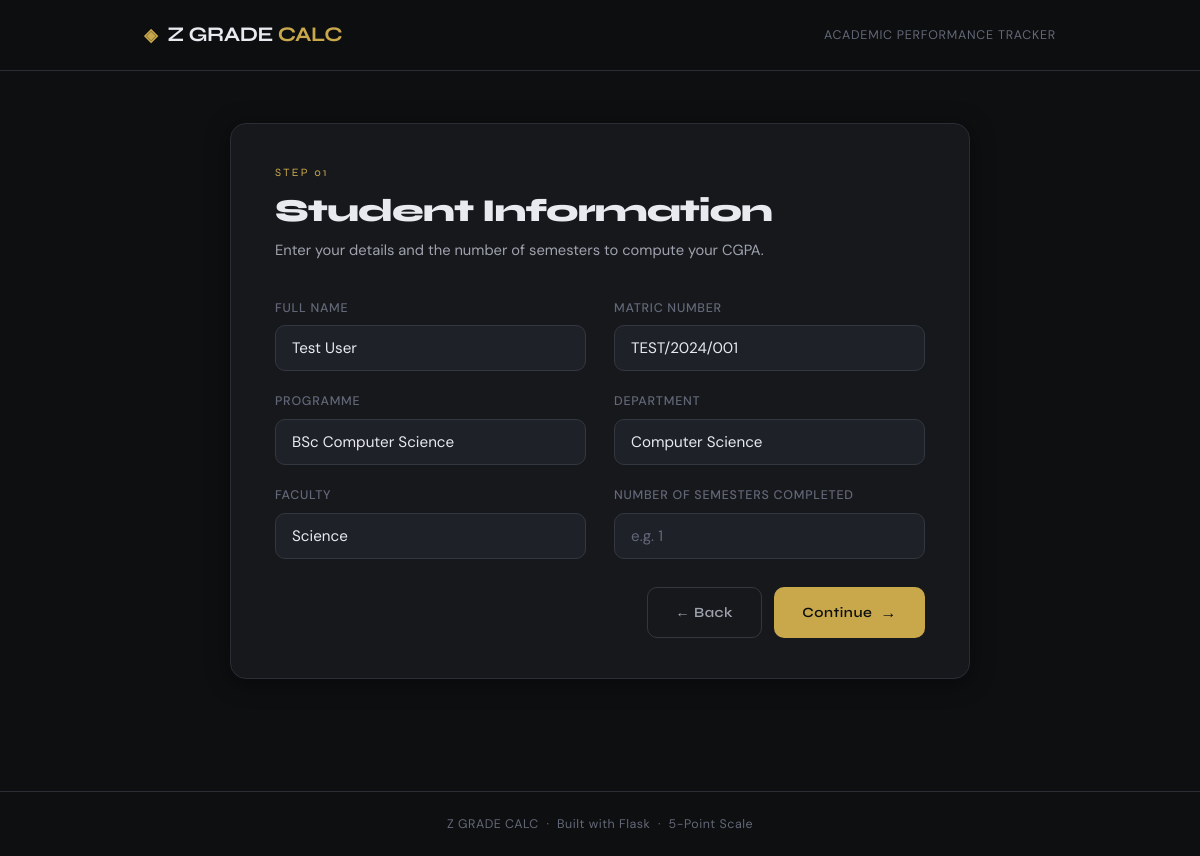
The app's page /calculator (signed in) with its own data.
### App.py (models this page shows, shortened)
class User(db.Model):
    __tablename__ = "users"
    id         = db.Column(db.Integer,     primary_key=True)
    full_name  = db.Column(db.String(100), nullable=False)
    matric     = db.Column(db.String(20),  unique=True, nullable=False)
    email      = db.Column(db.String(120), nullable=False)
    faculty    = db.Column(db.String(100), nullable=False)
    department = db.Column(db.String(100), nullable=False)
    programme  = db.Column(db.String(100), nullable=False)
    password   = db.Column(db.String(255), nullable=False)
    is_verified = db.Column(db.Boolean, default=False, nullable=False)
    profile_picture = db.Column(db.String(255), nullable=True)
    results      = db.relationship("CGPAResult",    backref="user", lazy=True, cascade="all, delete-orphan")
    reset_tokens = db.relationship("PasswordReset", backref="user", lazy=True, cascade="all, delete-orphan")

### App.py (the view)
@app.route("/calculator", methods=["GET"])
@login_required
def index():
    session.pop("is_continuation",    None)
    session.pop("prev_total_units",   None)
    session.pop("prev_total_points",  None)
    session.pop("prev_semester_count",None)
    user = User.query.get(session.get("user_id"))
    prefill = {
        "name": user.full_name,
        "matric_no": user.matric,
        "programme": user.programme,
        "department": user.department,
        "faculty": user.faculty,
    } if user else None
    return render_template("index.html", step="info", prefill=prefill)

### App.py (called while the page is built)
def login_required(f):
    @wraps(f)
    def decorated(*args, **kwargs):
        if not session.get("logged_in"):
            flash("Please log in to continue.", "warning")
            return redirect(url_for("login"))
        if not session.get("user_id"):
            session.clear()
            flash("Your session is invalid. Please log in again.", "danger")
            return redirect(url_for("login"))
        return f(*args, **kwargs)
    return decorated

def get_profile_picture_url(user=None):
    if user is None:
        user_id = session.get("user_id")
        if not user_id:
            return None
        user = db.session.get(User, user_id)
    if not user or not user.profile_picture:
        return None
    stored_name = os.path.basename(user.profile_picture)
    full_path = os.path.join(PROFILE_PICS_DIR, stored_name)
    if not os.path.isfile(full_path):
        return None
    return url_for("static", filename=f"uploads/profile_pics/{stored_name}")

@app.context_processor
def inject_current_user_context():
    user = None
    user_id = session.get("user_id")
    if user_id:
        user = db.session.get(User, user_id)
    return {
        "current_user_obj": user,
        "current_avatar_url": get_profile_picture_url(user),
    }

### templates/index.html (shortened to what this page needs)
<!DOCTYPE html>
<html lang="en">
<head>
  <link rel="stylesheet" href="{{ url_for('static', filename='style.css') }}" />
</head>
<body>
  <header class="site-header">
    <div class="header-inner">
      <div class="logo">
        <span class="logo-icon">◈</span>
        <span class="logo-text">Z GRADE <em>CALC</em></span>
      </div>
      <p class="header-tagline">Academic Performance Tracker</p>
    </div>
  </header>
  <main class="main-wrapper">
    {% if step == "info" %}
    <section class="card fade-in">
      <div class="card-label">Step 01</div>
      {% if continuation %}
        <h1 class="card-title">Add New Semester</h1>
        <p class="card-subtitle">
          Your student details are pre-filled from your last record.
          Just confirm the number of <strong>new</strong> semesters you want to add.
        </p>
      {% else %}
        <h1 class="card-title">Student Information</h1>
        <p class="card-subtitle">
          Enter your details and the number of semesters to compute your CGPA.
        </p>
      {% endif %}
      <form action="/semesters" method="POST" class="form-grid">
        <div class="field-group">
          <label for="name">Full Name</label>
          <input
            type="text"
            id="name"
            name="name"
            placeholder="e.g. Adaeze Okonkwo"
            value="{{ prefill.name if prefill else '' }}"
            {% if prefill %}readonly{% endif %}
            required
          />
        </div>
        <div class="field-group">
          <label for="matric_no">Matric Number</label>
          <input
            type="text"
            id="matric_no"
            name="matric_no"
            placeholder="e.g. 22/ENG/0042"
            value="{{ prefill.matric_no if prefill else '' }}"
            {% if prefill %}readonly{% endif %}
            required
          />
        </div>
        <div class="field-group">
          <label for="programme">Programme</label>
          <input
            type="text"
            id="programme"
            name="programme"
            placeholder="e.g. B.Eng. Computer Engineering"
            value="{{ prefill.programme if prefill else '' }}"
            {% if prefill %}readonly{% endif %}
            required
          />
        </div>
        <div class="field-group">
          <label for="department">Department</label>
          <input
            type="text"
            id="department"
            name="department"
            placeholder="e.g. Computer Engineering"
            value="{{ prefill.department if prefill else '' }}"
            {% if prefill %}readonly{% endif %}
            required
          />
        </div>
        <div class="field-group">
          <label for="faculty">Faculty</label>
          <input
            type="text"
            id="faculty"
            name="faculty"
            placeholder="e.g. Engineering"
            value="{{ prefill.faculty if prefill else '' }}"
            {% if prefill %}readonly{% endif %}
            required
          />
        </div>
        <div class="field-group">
          <label for="num_semesters">
            {% if continuation %}
              Number of New Semesters to Add
            {% else %}
              Number of Semesters Completed
            {% endif %}
          </label>
          <input
            type="number"
            id="num_semesters"
            name="num_semesters"
            min="1"
            max="20"
            placeholder="e.g. 1"
            value="{{ prefill.num_semesters if prefill else '' }}"
            required
          />
        </div>
        <div class="form-actions">
          {% if continuation %}
            <a href="{{ url_for('dashboard') }}" class="btn btn-ghost">← Cancel</a>
          {% else %}
            <a href="{{ url_for('dashboard') }}" class="btn btn-ghost">← Back</a>
          {% endif %}
          <button type="submit" class="btn btn-primary">
            Continue <span class="btn-arrow">→</span>
          </button>
        </div>
      </form>
    </section>
    {% endif %}
  </main>
  <footer class="site-footer">
    <p>Z GRADE CALC &nbsp;·&nbsp; Built with Flask &nbsp;·&nbsp; 5-Point Scale</p>
  </footer>
</body>
</html>

### static/style.css (style rules this page uses)
:root { --bg: #0e0f11; --surface: #16181c; --surface-2: #1e2128; --border: #2a2d35; --border-light: #33373f; --ink: #e8eaf0; --ink-2: #9fa3ae; --ink-3: #636878; --gold: #c9a84c; --gold-dim: #8a6f2e; --teal: #4ecdc4; --rose: #e07070; --mint: #6bcf7f; --radius: 10px; --radius-lg: 16px; --shadow: 0 4px 24px rgba(0,0,0,.45); --shadow-sm: 0 2px 10px rgba(0,0,0,.3); --font-display: 'Syne', sans-serif; --font-body: 'DM Sans', sans-serif; }
*, *::before, *::after { box-sizing: border-box; margin: 0; padding: 0; }
html { scroll-behavior: smooth; }
body { background: var(--bg); color: var(--ink); font-family: var(--font-body); font-size: 15px; line-height: 1.65; min-height: 100vh; display: flex; flex-direction: column; }
.site-header { border-bottom: 1px solid var(--border); background: rgba(14,15,17,.85); backdrop-filter: blur(12px); position: sticky; top: 0; z-index: 100; }
.header-inner { max-width: 960px; margin: 0 auto; padding: 18px 24px; display: flex; align-items: center; justify-content: space-between; }
.logo { display: flex; align-items: center; gap: 10px; font-family: var(--font-display); font-size: 1.3rem; font-weight: 700; letter-spacing: -0.02em; color: var(--ink); }
.logo-icon { color: var(--gold); font-size: 1.1rem; }
.logo em { color: var(--gold); font-style: normal; }
.header-tagline { font-size: 0.78rem; color: var(--ink-3); letter-spacing: 0.06em; text-transform: uppercase; }
.main-wrapper { flex: 1; max-width: 780px; margin: 52px auto; padding: 0 20px 60px; width: 100%; }
.card { background: var(--surface); border: 1px solid var(--border); border-radius: var(--radius-lg); padding: 40px 44px; box-shadow: var(--shadow); }
.card-label { font-family: var(--font-display); font-size: 0.7rem; letter-spacing: 0.2em; text-transform: uppercase; color: var(--gold); margin-bottom: 10px; }
.card-title { font-family: var(--font-display); font-size: 2rem; font-weight: 800; letter-spacing: -0.03em; color: var(--ink); margin-bottom: 8px; line-height: 1.15; }
.card-subtitle { color: var(--ink-2); font-size: 0.92rem; margin-bottom: 36px; }
.form-grid { display: grid; grid-template-columns: 1fr 1fr; gap: 20px 28px; }
.field-group { display: flex; flex-direction: column; gap: 7px; }
.field-group:nth-child(5), .field-group:nth-child(6) { grid-column: span 1; }
label { font-size: 0.78rem; font-weight: 500; letter-spacing: 0.06em; text-transform: uppercase; color: var(--ink-3); }
input[type="text"], input[type="number"] { background: var(--surface-2); border: 1px solid var(--border-light); border-radius: var(--radius); color: var(--ink); font-family: var(--font-body); font-size: 0.95rem; padding: 12px 16px; transition: border-color .2s, box-shadow .2s; width: 100%; outline: none; }
input::placeholder { color: var(--ink-3); }
.form-actions { grid-column: 1 / -1; display: flex; justify-content: flex-end; gap: 12px; margin-top: 8px; }
.btn { display: inline-flex; align-items: center; gap: 8px; padding: 13px 28px; border-radius: var(--radius); font-family: var(--font-display); font-size: 0.88rem; font-weight: 600; letter-spacing: 0.04em; cursor: pointer; border: none; transition: transform .15s, box-shadow .15s, background .15s; text-decoration: none; }
.btn-primary { background: var(--gold); color: #0e0f11; }
.btn-ghost { background: transparent; color: var(--ink-2); border: 1px solid var(--border-light); }
.btn-arrow { font-size: 1rem; }
.site-footer { border-top: 1px solid var(--border); text-align: center; padding: 22px; font-size: 0.78rem; color: var(--ink-3); letter-spacing: 0.04em; }
.fade-in { animation: fadeInUp .45s ease both; }

### records on screen
User: name "Test User", matric_no "TEST/2024/001", programme "BSc Computer Science", department "Computer Science", faculty "Science"
